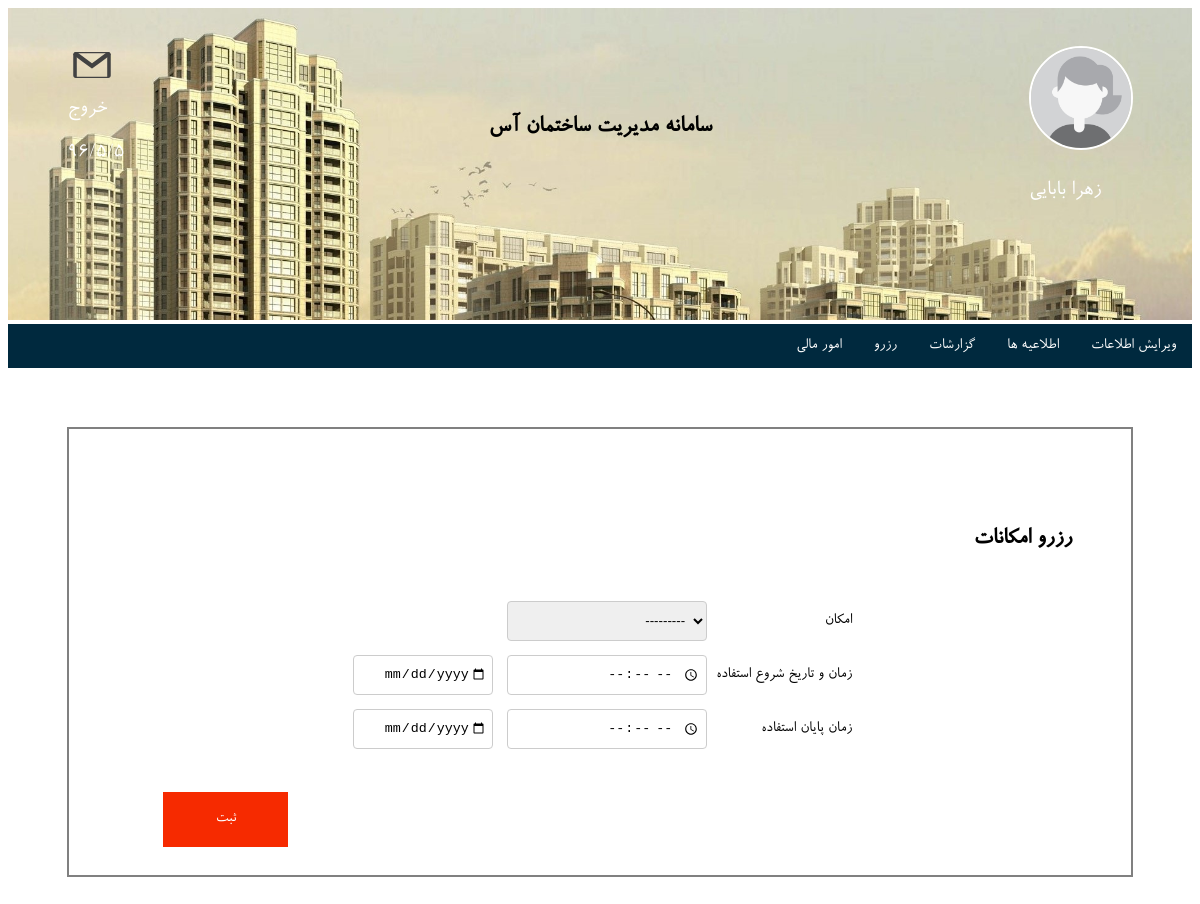
The app's page /resident/reserve/, older data.
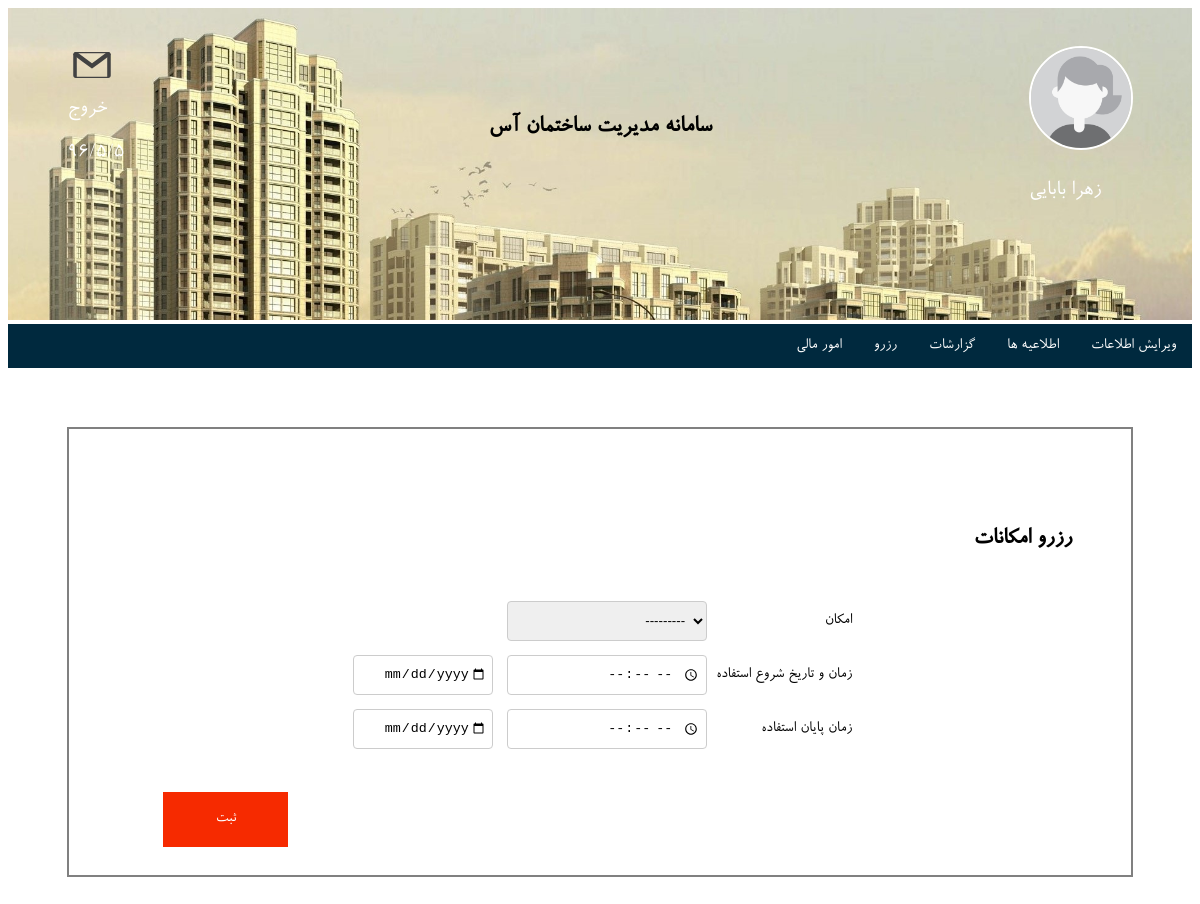
The same page, newer data.
### MySite/models.py (models this page shows)
class Facility(models.Model):
    type = models.CharField(max_length=20)
    block = models.ForeignKey('Block')
    cost = models.IntegerField()
    def __str__(self):
        return self.type

### Resident/views.py (the view)
def reserve(request):
    if request.method == 'POST':
        form = ReserveForm(request.POST)
        dateForm = DateForm(request.POST)
        if form.is_valid() and dateForm.is_valid():
            resident_reserve = Reserve()
            resident_reserve.facility = form.cleaned_data['facility']
            resident_reserve.use_startDate = datetime.combine(dateForm.cleaned_data['use_startDate_0'],dateForm.cleaned_data['use_startDate_1'])
            resident_reserve.use_finishDate = datetime.combine(dateForm.cleaned_data['use_finishDate_0'],dateForm.cleaned_data['use_finishDate_1'])
            resident_reserve.reserve_date = datetime.now()
            resident_reserve.state = 'NC'
            resident_reserve.resident = request.user.member.resident
            resident_reserve.cost = resident_reserve.facility.cost
            resident_reserve.save()
            return HttpResponseRedirect(reverse('site:resident:myReserves'))
    else:
        form = ReserveForm()
    return render(request, 'resident/reserve.html', {'form': form})

### Resident/forms.py
class ReserveForm(django.forms.ModelForm):
    class Meta:
        model = Reserve
        fields = ['facility']

### Resident/templates/resident/reserve.html (shortened to what this page needs)
{% extends 'resident/residentBase.html' %}
{% block css %}<link rel="stylesheet" type="text/css" href="../../../static/css/addReqStyle.css"/>{% endblock %}
{% block content %}
<div class="main">
    <h5>رزرو امکانات</h5>
    <form action="" method="post">
        <table class="tbl" border="0" align="center">
            <tbody>
            <tr>
               <td><select id="facility" required name="facility">
                        {% for f in form.facility %}
                            {{ f }}
                        {% endfor %}
                    </select></td>
                <td><label for="facility">امکان </label></td>
            </tr>
            <tr>
                <td><input type="date" name="use_startDate_0" id="id_use_startDate_0">
                <input type="time" name="use_startDate_1" id="id_use_startDate_1">
                </td>
                <td><label for="time">زمان و تاریخ شروع استفاده</label></td>
            </tr>
            <tr>
                <td>
                    <input type="date" name="use_finishDate_0" id="id_use_finishDate_0">
                    <input type="time" name="use_finishDate_1" id="id_use_finishDate_1">
                </td>
                <td><label for="dur">زمان پایان استفاده</label></td>
            </tr>
            </tbody>
        </table>
    <button type="submit" class="btn" onclick="f()">ثبت</button>
    </form>
</div>
{% endblock %}

### Resident/templates/resident/residentBase.html (shortened to what this page needs)
<!DOCTYPE html>
<html lang="en">
<head>
    {% block css %}{% endblock %}
</head>
<body>
    <div class="container">
        <img class="cover" src="../../../static/images/cover.jpg">
        <div class="topright"><img class="img-circle" src="../../../static/images/user_profile_female.jpg">
            <p>زهرا بابایی</p></div>
        <div class="topleft" style="display:grid; z-index:5" >
            <a href="select_contact.html"><img src="../../../static/images/message.svg" style="height:50px;width:50px;"/></a>
            <a href="../../../MySite/templates/index.html">خروج</a>
            <p>96/5/5</p>
        </div>
        <div class="center"><p style="font-size: 150%; padding: 5px; font-weight: bold;">سامانه مدیریت ساختمان آس </p>
        </div>
    </div>
    <div class="menu">
        <ul>
            <li class="dropdown">
                <a href="javascript:void(0)" class="dropbtn">ویرایش اطلاعات</a>
            </li>
            <li class="dropdown">
                <a href="javascript:void(0)" class="dropbtn">اطلاعیه ها</a>
            </li>
            <li class="dropdown">
                <a href="javascript:void(0)" class="dropbtn">گزارشات</a>
            </li>
            <li class="dropdown">
                <a href="javascript:void(0)" class="dropbtn">رزرو</a>
            </li>
            <li class="dropdown">
                <a href="javascript:void(0)" class="dropbtn">امور مالی</a>
            </li>
        </ul>
    </div>
{% block content %}
{% endblock %}
</body>
</html>

### static/css/addReqStyle.css (style rules this page uses)
.img-circle { border-radius: 50%; max-width: 100px; height: auto; position: relative; border: solid white 2px; }
.cover { max-height: 100%; max-width: 100%; position: relative; }
.container { position: relative; }
.topleft { position: absolute; top: 10%; left: 5%; font-family: brandon; text-align: left; font-size: 22px; color: white; }
.topleft a { display: inline-block; color: white; padding: 0px; text-decoration: none; }
.topright { position: absolute; top: 12%; right: 5%; font-size: 22px; font-family: brandon; color: white; }
.topright p { padding: 0; }
.center { position: absolute; left: 0; top: 25%; width: 100%; text-align: center; font-family: brandon; color: white; color: black; }
.menu { text-align : right; font-family: brandon; }
ul { list-style-type: none; margin: 0; padding: 0; overflow: hidden; background-color: #00293E; }
li { float: right; }
li a, .dropbtn { display: inline-block; color: white; text-align: center; padding: 14px 16px; text-decoration: none; }
li.dropdown { display: inline-block; }
.main { padding: 5%; padding-bottom: 10%; margin: 5%; border: solid 2px; border-color: gray; font-family: brandon; text-align: right; }
input, select { padding: 5px 5px; margin: 5px 5px; display: inline-block; border: 1px solid #ccc; border-radius: 4px; box-sizing: border-box; text-align: right; width: 200px; height: 40px; }
input[type=date] { width: 140px; }
.btn { background-color:#F62A00; border: none; padding: 15px 32px; text-align: center; text-decoration: none; display: inline-block; font-size: 16px; float: left; margin: 35px; font-family: brandon; color: white; height: 55px; width:125px; }
.main h5 { font-size: 24px; }

Row changes from the older to the newer data that the page shows:
added Facility: facility "---------"
Text that changed along with them:
form field facility: "---------" → (not shown)
